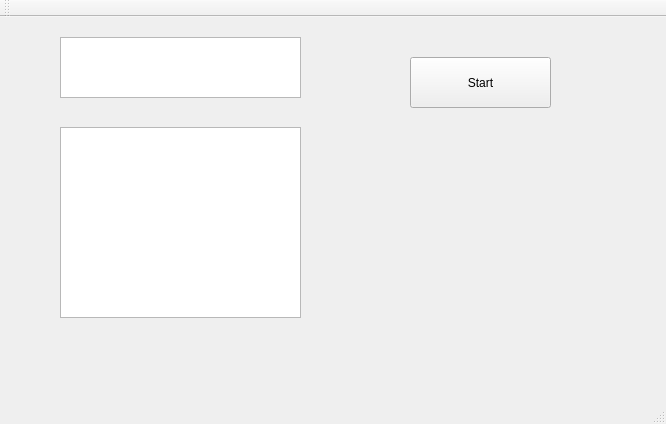
<?xml version="1.0" encoding="UTF-8"?>
<ui version="4.0">
 <class>MainWindow</class>
 <widget class="QMainWindow" name="MainWindow">
  <property name="geometry">
   <rect>
    <x>0</x>
    <y>0</y>
    <width>666</width>
    <height>424</height>
   </rect>
  </property>
  <property name="windowTitle">
   <string>MainWindow</string>
  </property>
  <widget class="QWidget" name="centralWidget">
   <widget class="QTextEdit" name="textEditPort">
    <property name="geometry">
     <rect>
      <x>60</x>
      <y>20</y>
      <width>241</width>
      <height>61</height>
     </rect>
    </property>
   </widget>
   <widget class="QTextEdit" name="textEditStatus">
    <property name="geometry">
     <rect>
      <x>60</x>
      <y>110</y>
      <width>241</width>
      <height>191</height>
     </rect>
    </property>
   </widget>
   <widget class="QPushButton" name="pushButtonStart">
    <property name="geometry">
     <rect>
      <x>410</x>
      <y>40</y>
      <width>141</width>
      <height>51</height>
     </rect>
    </property>
    <property name="text">
     <string>Start</string>
    </property>
   </widget>
  </widget>
  <widget class="QMenuBar" name="menuBar">
   <property name="geometry">
    <rect>
     <x>0</x>
     <y>0</y>
     <width>666</width>
     <height>22</height>
    </rect>
   </property>
  </widget>
  <widget class="QToolBar" name="mainToolBar">
   <attribute name="toolBarArea">
    <enum>TopToolBarArea</enum>
   </attribute>
   <attribute name="toolBarBreak">
    <bool>false</bool>
   </attribute>
  </widget>
  <widget class="QStatusBar" name="statusBar"/>
 </widget>
 <layoutdefault spacing="6" margin="11"/>
 <resources/>
 <connections/>
</ui>
